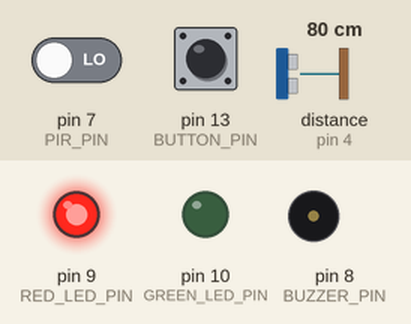
A sketch run on a simulated Arduino Uno, built with avr-gcc and run on an emulated ATmega328P. Shown: output pins drawn as LEDs (lit = HIGH), buzzer (waves = sounding). Wiring (inferred from the names in the program): ultrasonic range finder: trigger pin 2; echo pin 4. Inputs (shaded band) come from the test bench; at power-on: pin 13 (BUTTON_PIN) LOW, distance to the obstacle (sensor on pin 4) 80 cm, pin 7 (PIR_PIN) LOW. The echo pulse lasts 58.3 µs per cm; pins used as bus, display or sensor lines are not drawn.

Above: at 1.8 s.
1.9 s: pin 13 (BUTTON_PIN) pulled HIGH for 1.2 s
4.6 s: distance to the obstacle (sensor on pin 4) set to 97 cm
6.2 s: distance to the obstacle (sensor on pin 4) set to 104 cm
At 7.3 s:
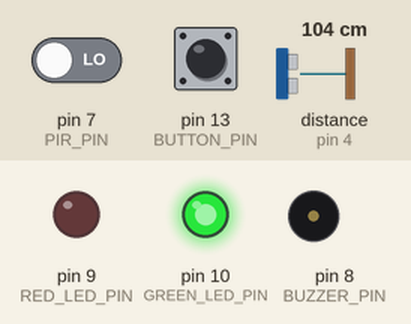
8.5 s: pin 7 (PIR_PIN) driven HIGH
At 10.2 s:
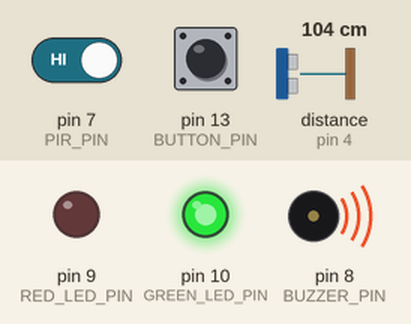
10.5 s: distance to the obstacle (sensor on pin 4) set to 2 cm
At 12.2 s:
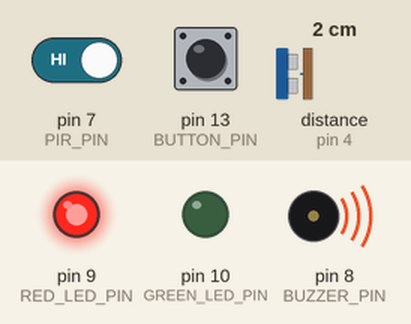
12.5 s: distance to the obstacle (sensor on pin 4) set to 120 cm
At 14.1 s:
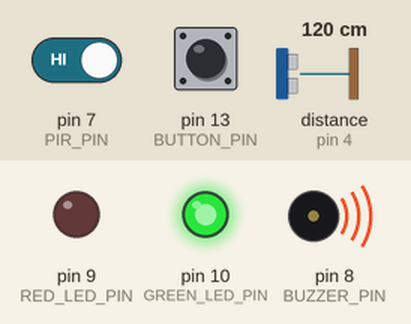
Timing chart, 0 to 15.5 s (numbered marks = the images above; inputs shaded):
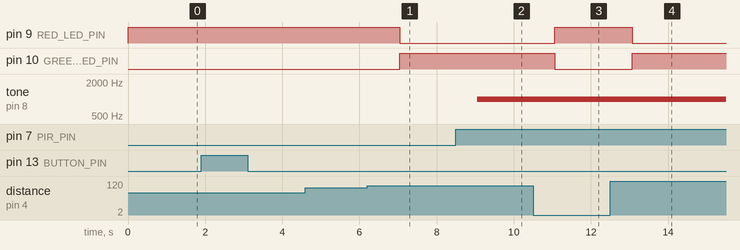

The sketch:

_Ultrasonic_Distance_Sensor_and_PIR_Sensor_.ino
```cpp
// my code if PIR detect any motion buzzer will on
// by ultrasonic if distance is less than 100 red led will on else green led on


#define BUTTON_PIN 13
#define RED_LED_PIN 9
#define GREEN_LED_PIN 10
#define BUZZER_PIN 8
#define ULTRASONIC_TRIGGER_PIN 2
#define ULTRASONIC_ECHO_PIN 4
#define PIR_PIN 7

void setup() {
  pinMode(BUTTON_PIN, INPUT);
  pinMode(RED_LED_PIN, OUTPUT);
  pinMode(GREEN_LED_PIN, OUTPUT);
  pinMode(BUZZER_PIN, OUTPUT);
  pinMode(ULTRASONIC_TRIGGER_PIN, OUTPUT);
  pinMode(ULTRASONIC_ECHO_PIN, INPUT);
  pinMode(PIR_PIN, INPUT);

  Serial.begin(9600);
}

void loop() {
  // Check if the button is pressed
  if (digitalRead(BUTTON_PIN) == HIGH)
  {
    digitalWrite(RED_LED_PIN, LOW); // Turn off the red LED
    digitalWrite(GREEN_LED_PIN, LOW); // Turn off the green LED
    noTone(BUZZER_PIN); // Turn off the sound
  }

  // Read distance from ultrasonic sensor
  digitalWrite(ULTRASONIC_TRIGGER_PIN, LOW);
  delayMicroseconds(2);
  digitalWrite(ULTRASONIC_TRIGGER_PIN, HIGH);
  delayMicroseconds(10);
  digitalWrite(ULTRASONIC_TRIGGER_PIN, LOW);
  long duration = pulseIn(ULTRASONIC_ECHO_PIN, HIGH);
  int distance = duration * 0.034 / 2;

  // Check if distance is less than 100cm
  if (distance < 100)
  {
    digitalWrite(RED_LED_PIN, HIGH); // Turn on the red LED
    digitalWrite(GREEN_LED_PIN, LOW); // Turn off the green LED
    tone(BUZZER_PIN, 1000); // Turn on the sound
  }
  else
  {
    digitalWrite(GREEN_LED_PIN, HIGH); // Turn on the green LED
    digitalWrite(RED_LED_PIN, LOW); // Turn off the red LED
    noTone(BUZZER_PIN); // Turn off the sound
  }

  // Check PIR sensor
  if (digitalRead(PIR_PIN) == HIGH)
  {
    tone(BUZZER_PIN, 1000);// Turn on the sound
  }
  else
  {
    noTone(BUZZER_PIN); // Turn off the sound
  }

  delay(1000); // Adjust delay as necessary
}
```

Measured:
- the behaviour switches between 101 and 102 cm on distance to the obstacle (sensor on pin 4) (found by bisection; images 0 and 1)
- after the input at 6.2 s, pin 9 (RED_LED_PIN): HIGH → LOW after 0.85 s; pin 10 (GREEN_LED_PIN): LOW → HIGH after 0.85 s
- after the input at 8.5 s, tone on pin 8 (BUZZER_PIN): silent → 1000 Hz after 0.56 s
- after the input at 10.5 s, pin 9 (RED_LED_PIN): LOW → HIGH after 0.57 s; pin 10 (GREEN_LED_PIN): HIGH → LOW after 0.57 s
- after the input at 12.5 s, pin 9 (RED_LED_PIN): HIGH → LOW after 0.57 s; pin 10 (GREEN_LED_PIN): LOW → HIGH after 0.57 s
